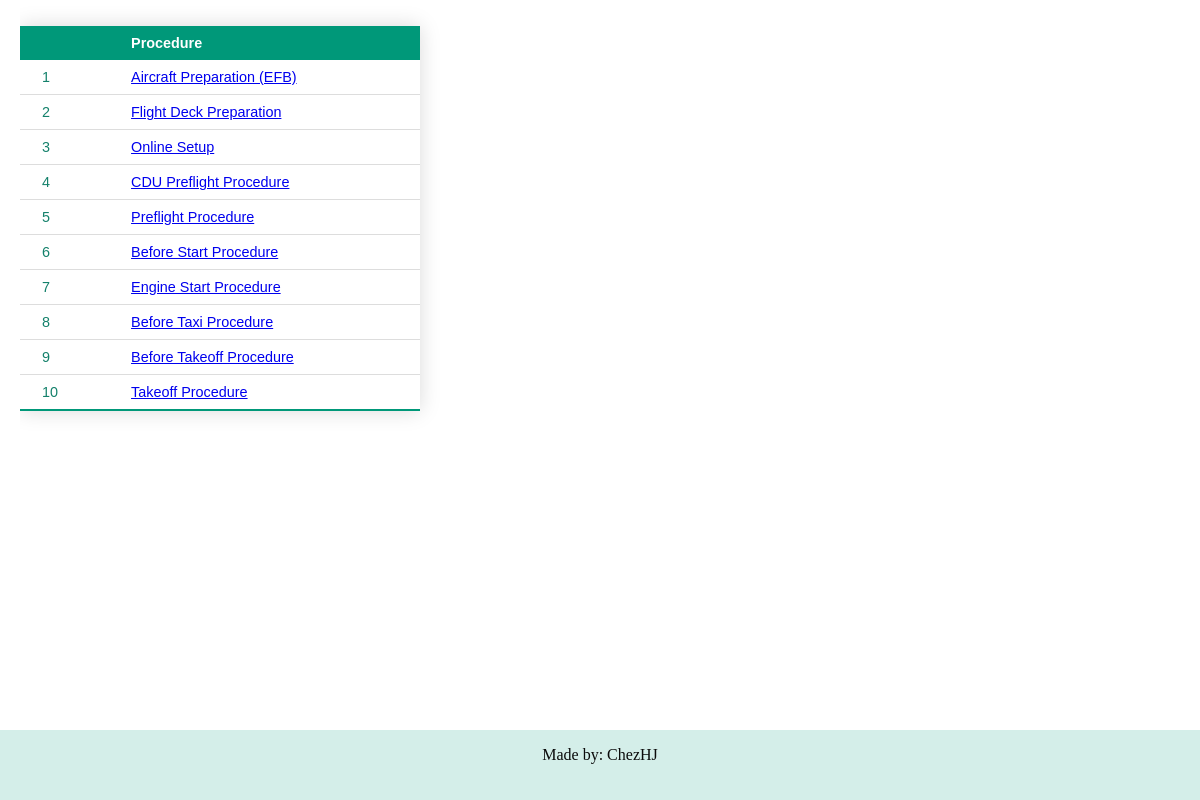
/checklist/procedures/, run on an earlier commit of the app's database.
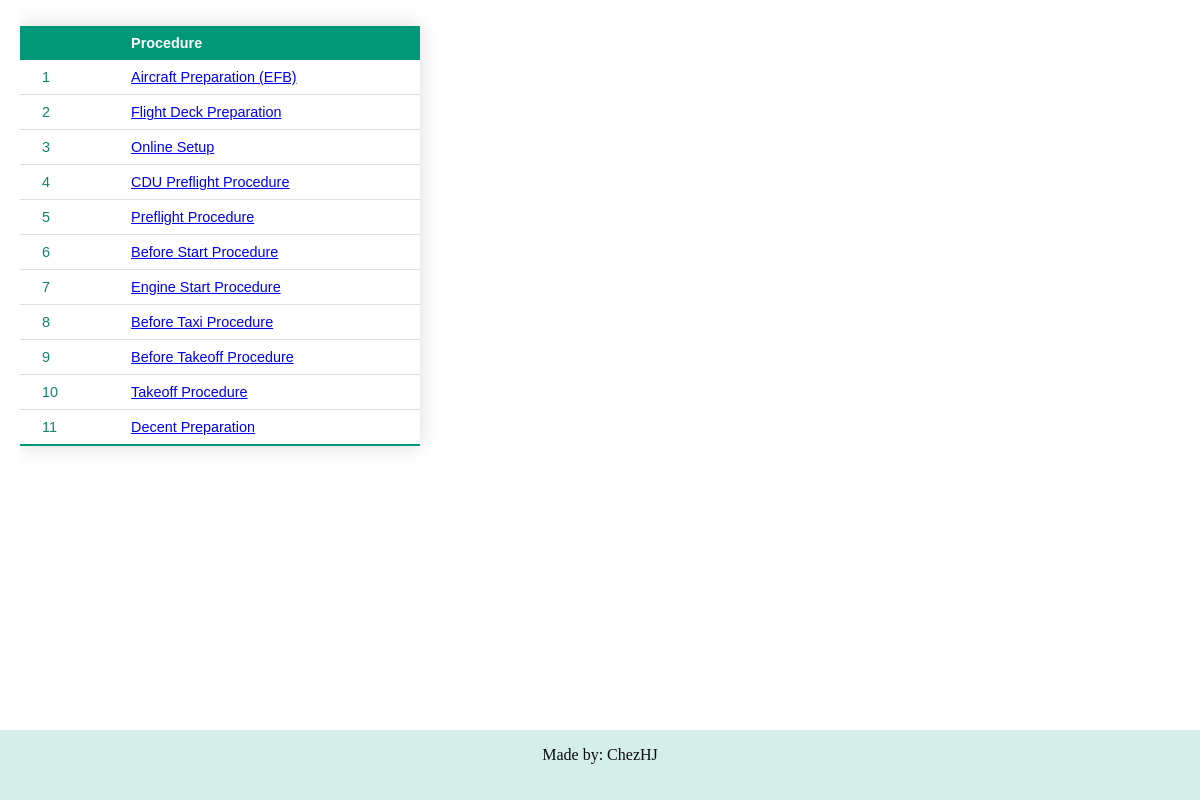
And on a later commit of the database.
### checklist/models.py (models this page shows, shortened)
class Procedure(models.Model):
    title = models.CharField(max_length=40)
    step = models.PositiveIntegerField()
    slug = models.SlugField(unique=True)
    def get_absolute_url(self):
        return reverse("checklist:detail", kwargs={"slug": self.slug})

### checklist/views.py (the view)
# urls.py: path('procedures/', views.IndexView.as_view(), name='index'),
class IndexView(generic.ListView):
    template_name = "checklist/index.html"
    context_object_name = "procedure_list"
    def get_queryset(self):
        return Procedure.objects.order_by("step")

### checklist/templates/checklist/index.html (shortened to what this page needs)
{% extends 'checklist/base.html' %}
{% block content %}
{% if procedure_list %}
<table id="Table1" class="styled-table">
    <thead>
        <tr>
            <th>&nbsp;</th>
            <th>Procedure</th>
        </tr>
    </thead>
    <tbody>
        {% for proc in procedure_list %}
            <tr><td>{{ forloop.counter }}</td><td><a href="{{ proc.get_absolute_url }} "</a>{{ proc.title }}</td></tr>
    {% endfor %}
    </tbody>
</table>
{% else %}
    <p>No items are available.</p>
{% endif %}
{% endblock %}

What changed in the data, as far as the page shows it:
added Procedure: title "Decent Preparation"
